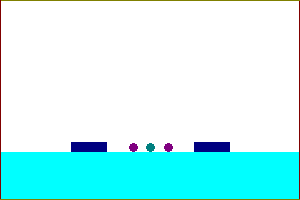
#> input picture Code/Version 1.5.3/test_structure_3.bmp, 300 x 200 px
$ python Poisson_2D_v1_5_3.py
#> lines starting #> are read from the running program, lines starting #| are printed output that depends on the picture
### Code/Version 1.5.3/image_structure_read.py
#!/usr/bin/env python3
# -*- coding: utf-8 -*-
"""
Created on Wed Mar  9 13:13:04 2022

@author: Mohammad Asif Zaman


A program to read an image file (pixel art) and convert it to a numpy matrix


*** All output indices are with respect to unravel meshgrid variables

"""


from __future__ import print_function

import time
import math
import numpy as np
import pylab as py
from PIL import Image
import scipy.sparse as sp                 # import sparse matrix library
from scipy.sparse.linalg import spsolve

py.rcParams.update({'font.size': 20})


def im_str_read(im_file_name = "test_structure_3.bmp"):


#> called with im_file_name = 'test_structure_3.bmp'
    im = Image.open(im_file_name)
#> im is the input picture: PIL image 300x200 P; mean R, G, B 189.8, 248.3, 248.9

    #==============================================================================
    # Define independent variables
    # Nx =  No. of grid points along x direction
    # Ny = No. of grid points along y direction

    Nx,Ny = im.size

    x = np.linspace(-3,3,Nx)        # x variables in 1D
    y = np.linspace(-3,3,Ny)        # y variable in 1D

    # Note that the ranges of x and y are completely arbitrary here. These are local
    # dummy variables here. It's the indices that are important. The indices will
    # be the same for any range of x and y as long as Nx and Ny have the same
    # value.

    #==============================================================================

    #//////////////////////////////////////////////////////////////////////////////
    #//////////////////////////////////////////////////////////////////////////////
    #//////////////////////////////////////////////////////////////////////////////

    #==============================================================================


    X,Y = np.meshgrid(x,y)          # 2D meshgrid
    # 1D indexing
    Xu = X.ravel()                  # Unravel 2D meshgrid to 1D array
    Yu = Y.ravel()

    #==============================================================================

    # *******
    # We are considering 16 color bmp image. So, color values range from 0 to 15
    # For color values less than boundary_region_color_threshold, we consider the
    # region to be a boundary region. If the color value is larger than that, we
    # consider that a solution region. Note that there might be multiple solution region
    # depending on how many color values above boundary_region_color_threshold we have
    # used. These distinct solution regions can be used to define source functions
    # that vary depending on the region.


    boundary_region_color_threshold = 10
    # *******
    #==============================================================================


    strct_map = np.flipud(np.array(im))   # Read the image value. The flipud is necessary to match orientation.
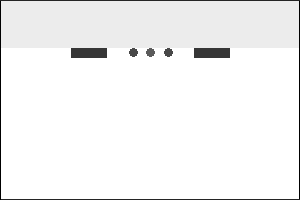
#> strct_map: shape (200, 300); min 1, max 15, mean 14.39; drawn with min black and max white


    strct_map_u = strct_map.ravel()

    regions = np.unique(strct_map_u)
#> regions = [1, 3, 4, 5, 6, 14, 15]
    n_regions = np.size(regions)
#> n_regions = 7
    print('Number of regions identified = %d ' % (n_regions) )
#| Number of regions identified = 7


    # Boundary regions
    # b_regions_indices = []
    b_regions_indices_u = []
    b_regions_size = []

    # Other regions
    # o_regions_indices = []
    o_regions_indices_u = []
    o_regions_size = []


    counter_b = 0
    counter_o = 0


    for m in range(n_regions):

        ind_temp = np.where(strct_map==regions[m])
        ind_u_temp = np.squeeze(np.where(strct_map_u==regions[m]))

        if regions[m] <= boundary_region_color_threshold:  # boundary region
            # b_regions_indices.append(ind_temp)
            b_regions_size.append(len(ind_u_temp))
            b_regions_indices_u.append(ind_u_temp)

        else:
            # o_regions_indices.append(ind_temp)
            o_regions_size.append(len(ind_u_temp))
            o_regions_indices_u.append(ind_u_temp)
#> this loop made 7 passes
#> ind_temp on passes 1 to 7: 397 positions, rows 1 to 199, columns 0 to 299, 599 positions, rows 0 to 199, columns 0 to 299, 720 positions, rows 48 to 57, columns 71 to 229, 122 positions, rows 48 to 56, columns 129 to 172, 61 positions, rows 48 to 56, columns 146 to 154, 14006 positions, rows 1 to 47, columns 1 to 298, 44095 positions, rows 48 to 198, columns 1 to 298
#> after the loop, b_regions_indices_u = 5 items; b_regions_size = [397, 599, 720, 122, 61]; o_regions_indices_u = 2 items; o_regions_size = [14006, 44095]


    # Note that we read all the non-boundary indices distinctly. This would be useful in future if we want to define a complex
    # source function with different value in different non-boundary regions.


    n_b_regions = len(b_regions_size)
#> n_b_regions = 5
    n_o_regions = len(o_regions_size)
#> n_o_regions = 2
    print('Number of boundary regions = %d ' % (n_b_regions) )
#| Number of boundary regions = 5

    # [10 lines of commented-out code are left out]

    return Nx,Ny, b_regions_indices_u, o_regions_indices_u

    # my_scatter(X[ind_boundary2], Y[ind_boundary2],'b','')


### Code/Version 1.5.3/geo_source_definition.py
#!/usr/bin/env python3
# -*- coding: utf-8 -*-
"""
Created on Fri May  6 12:07:40 2022

@author: Mohammad Asif Zaman
"""


from __future__ import print_function


import numpy as np


def geo_src_def(geo_preset):

    #==============================================================================
    # Define independent variables
    Nx = 300                         # No. of grid points along x direction
    Ny = 200                         # No. of grid points along y direction
    x = np.linspace(-6,6,Nx)         # x variables in 1D
    y = np.linspace(-3,3,Ny)         # y variable in 1D
    #==============================================================================


    #================================================================================================================================
    # Dirichlet/Neumann boundary conditions at outerwalls (boundary condition type is defined through boundary operators)
    #================================================================================================================================
    uL = 0
    uR = 0
    uT = 0
    uB = 0
    ub_o = [uL, uR, uT, uB]
    B_type_o = [1,1,2,2]    # Type of outer boundary conditions. 0 = Dirichlet, 1 = Neumann x derivative, 2 = Neumann y derivative
                            # Order element 1 = left, element 2 = right, element 3 = top, element 4 = bottom

    # We have put Neumann boundaries at the outerwalls. This should be fine for most cases.
    #================================================================================================================================


    #================================================================================================================================
    # Variable range and Dirichlet boundary conditions at an inner rectangular region. This depends on the example problem we are
    # trying to solve
    #================================================================================================================================

    # Boundary defintion for the capacitor example
    #==============================================================================
    if geo_preset == 'cap':

        #==============================================================================
        # Define independent variables
        Nx = 300                         # No. of grid points along x direction
        Ny = 200                         # No. of grid points along y direction
        x = np.linspace(-6,6,Nx)         # x variables in 1D
        y = np.linspace(-3,3,Ny)         # y variable in 1D
        #==============================================================================


        ub_i = [2,-2]                      # boundary values at inner region

        xb_i = [[-2, 2],[-2, 2]]           # lower and upper limits of x defining the inner boundary region Format:[ [xlow1,xhigh1], [xlow2,xhigh2], .... ]
        yb_i = [[.5,.6],[-.6, -.5]]        # lower and upper limits of y defining the inner boundary region Format:[ [ylow1,yhigh1], [ylow2,yhigh2], .... ]

        Nb_i = len(ub_i)                   # Number of inner boundary regions
        B_type_i = [0, 0]                  # Type of inner boundary conditions. 0 = Dirichlet, 1 = Neumann x derivative, 2 = Neumann y derivative. Note that setting inner boundaries to Neumann can lead to issues

        # Source function (right hand side vector)
        f = np.zeros(Nx*Ny)
    #==============================================================================


    # Boundary definitions for the diode example
    #==============================================================================
    if geo_preset == 'diode':

        #==============================================================================
        # Define independent variables

        Nx = 300                         # No. of grid points along x direction
        Ny = 200                         # No. of grid points along y direction
        x = np.linspace(-6,6,Nx)         # x variables in 1D
        y = np.linspace(-3,3,Ny)         # y variable in 1D

        X,Y = np.meshgrid(x,y)          # 2D meshgrid

        # 1D indexing
        Xu = X.ravel()                  # Unravel 2D meshgrid to 1D array
        Yu = Y.ravel()

        #==============================================================================

        ub_i = [-2,2]                    # boundary values at inner region

        xb_i = [[-4,-3.8],[3.8,4]]       # lower and upper limits of x defining the inner boundary region Format:[ [xlow1,xhigh1], [xlow2,xhigh2], .... ]
        yb_i = [[-1,1],[-1,1]]           # lower and upper limits of y defining the inner boundary region Format:[ [ylow1,yhigh1], [ylow2,yhigh2], .... ]

        Nb_i = len(ub_i)                 # Number of inner boundary regions
        B_type_i = [0,0]                 # Type of inner boundary conditions. 0 = Dirichlet, 1 = Neumann. Note that setting inner boundaries to Neumann can lead to issues

        # Source term for the diode example
        f = np.zeros(Nx*Ny)

        for m in range(Nx*Ny):
            if np.abs(Xu[m]) < 3.8 and np.abs(Yu[m])<1:
                f[m] = -np.tanh(Xu[m])/np.cosh(Xu[m])

    # [18 lines of commented-out code are left out]

    if geo_preset.find('.bmp') != -1:           # if the problem type is a bmp image file

        #==============================================================================
        # Define independent variables
        from image_structure_read import im_str_read

        Nx,Ny,b_regions_indices, o_regions_indices = im_str_read(geo_preset)
#> Nx = 300; Ny = 200; b_regions_indices = 5 items; o_regions_indices = 2 items

        x = np.linspace(-6,6,Nx)         # x variables in 1D
        y = np.linspace(-3,3,Ny)         # y variable in 1D
        #==============================================================================

        # The outer boundary regions are defined within the inner boundary regions (bmp image has different colors for the outer walls).
        # As such, the outer boundary regions don't need to be defined separately. We keep the lists empty.
        ub_o = []
        B_type_o = []

        # Inner boundary definitions (contains the outer boundaries as well)
        # Note that several adjustments need to be made here depending on the image type:
            # First, the length of the strings must match the number of identified boundary regions
            # Second, the order at which boundary regions were identified need to be taken into account. Otherwise, we won't be able to
            # assign the appropriate boundary at the appropriate regions.
            # For test_structure_3.bmp file, region 0 = left, right outer, region 1 = top, bottom outer, region 2 = two rectangular plates, region 3 = outer two circular regions, region 4 = middle circular region


        Nb_i = len(b_regions_indices)               # Number of boundary regions (inner + outer)
#> Nb_i = 5
        B_type_i = [1, 2, 0, 0, 0]                  # Type of boundary conditions. 0 = Dirichlet, 1 = Neumann x derivative, 2 = Neumann y derivative. Note that setting inner boundaries to Neumann can lead to issues
        ub_i = [0,0,2,-2,1]                         # boundary values


        # Note that we are using these variables for a different purpose. Now, instead of defining rectangular regions for inner boundaries, they contain all the boundary indices and non-boundary indices
        xb_i = b_regions_indices
#> xb_i = 5 items
        yb_i = o_regions_indices
#> yb_i = 2 items


        # Source function (right hand side vector)
        f = np.zeros(Nx*Ny)
    #==============================================================================


    return x,y, ub_o,B_type_o, xb_i,yb_i,ub_i,B_type_i, f

    #==============================================================================


### Code/Version 1.5.3/utilities_definition.py
#!/usr/bin/env python3
# -*- coding: utf-8 -*-
"""
Created on Fri May  6 12:07:40 2022

@author: Mohammad Asif Zaman
"""


from __future__ import print_function


import numpy as np
import pylab as py


# Defining custom plotting functions
def my_contourf(x,y,F,ttl,clrmp = 'inferno'):
    cnt = py.contourf(x,y,F,41,cmap = clrmp)

    # Antialiasing block for exporting figure to pdf later
    for c in cnt.collections:
        c.set_edgecolor("face")

    cbar = py.colorbar()
    py.xlabel(r'$x$',fontsize=26); py.ylabel(r'$y$',fontsize=26);
    # py.title(ttl)
    cbar.set_label(ttl,fontsize=26)
    py.xlim([x[0],x[-1]])
    py.ylim([y[0],y[-1]])
    return 0


def my_scatter(x,y,clr,ttl='',msize = 2):
    py.plot(x,y,'.',markersize=msize,color=clr)
    py.xlabel(r'$x$',fontsize=26); py.ylabel(r'$y$',fontsize = 26); py.title(ttl)
    return 0


def color_distinct():

    # [11 lines of commented-out code are left out]
    clr_set = ['#eaeee0','#e6194B', '#3cb44b', '#ffe119', '#4363d8', '#f58231', '#42d4f4', '#f032e6', '#fabed4', '#469990', '#dcbeff', '#9A6324', '#fffac8', '#800000', '#aaffc3', '#000075', '#a9a9a9', '#ffffff', '#000000']
    #===================================================================================================================

    return clr_set

### Code/Version 1.5.3/diff_matrices.py
# -*- coding: utf-8 -*-
"""
Created on Sat Apr 18 21:11:50 2020

@author: Mohammad Asif Zaman

Differentiaion matrix operators in 1D and 2D
-   First derivatives d/dx, d/dy
-   Second derivatives d2/dx2, d2/dy2

Notes:
        - kron() is different in python compared to MATLAB. The matrix order is reveresed here.
          MATLAB version:
          Dx_2d = sp.kron(Dx_1d,Iy)
          Dy_2d = sp.kron(Ix,Dy_1d)

"""

import scipy.sparse as sp

def Diff_mat_1D(Nx):

    # First derivative
    D_1d = sp.diags([-1, 1], [-1, 1], shape = (Nx,Nx)) # A division by (2*dx) is required later.
    D_1d = sp.lil_matrix(D_1d)
    D_1d[0,[0,1,2]] = [-3, 4, -1]               # this is 2nd order forward difference (2*dx division is required)
    D_1d[Nx-1,[Nx-3, Nx-2, Nx-1]] = [1, -4, 3]  # this is 2nd order backward difference (2*dx division is required)

    # Second derivative
    D2_1d =  sp.diags([1, -2, 1], [-1,0,1], shape = (Nx, Nx)) # division by dx^2 required
    D2_1d = sp.lil_matrix(D2_1d)
    D2_1d[0,[0,1,2,3]] = [2, -5, 4, -1]                    # this is 2nd order forward difference. division by dx^2 required.
    D2_1d[Nx-1,[Nx-4, Nx-3, Nx-2, Nx-1]] = [-1, 4, -5, 2]  # this is 2nd order backward difference. division by dx^2 required.

    return D_1d, D2_1d


def Diff_mat_2D(Nx,Ny):
    # 1D differentiation matrices
    Dx_1d, D2x_1d = Diff_mat_1D(Nx)
    Dy_1d, D2y_1d = Diff_mat_1D(Ny)


    # Sparse identity matrices
    Ix = sp.eye(Nx)
    Iy = sp.eye(Ny)


    # 2D matrix operators from 1D operators using kronecker product
    # First partial derivatives
    Dx_2d = sp.kron(Iy,Dx_1d)
    Dy_2d = sp.kron(Dy_1d,Ix)

    # Second partial derivatives
    D2x_2d = sp.kron(Iy,D2x_1d)
    D2y_2d = sp.kron(D2y_1d,Ix)


    # Return compressed Sparse Row format of the sparse matrices
    return Dx_2d.tocsr(), Dy_2d.tocsr(), D2x_2d.tocsr(), D2y_2d.tocsr()

### Code/Version 1.5.3/Poisson_2D_v1_5_3.py
# -*- coding: utf-8 -*-
"""
Created on Sat Apr 18 13:03:24 2020

@author: Mohammad Asif Zaman

Code for testng differentiation matrix operators

Solves 𝛁²u(x,y) = f(x,y)

May 2, 20200: v1:
    - Dirichlet boundary condition implementation

May 5, 20200: v1_1:
    - Fixed a bug regarding the right-hand function
    - Figure size and font size adjusted

July 15, 2021: v1_2:
    - Added capabilities for defining Dirichlet boundary conditions at internal points

July 16, 2021: v1_3
    -Added Neumann boundary conditions
March 26, 2022: v1_4
    - Added ability to simulate multiple inner boundaries easily
    - Note that defining inner boundaries to Neumann leads to issues
March 26, 2022: v1_4_1
    - Calculated the gradient of the solution, grad(u). |grad(u)| would be the electric field distribution if u is considered the electric potential.
    - Added contour plot and streamplot of the |grad(u)| function
    - Added colorset to plot in custom colors
March 26-30, 2022: v1_4_4
    - Fixed aliasing problem in contour plot export
    -
May 3, 2022: v1_5
    - Generalized the boundary definition process. A separate function file is used to find all the outer and inner boundary indices.
      All boundary quantities are in list form. This makes it easier to implement all the boundary operations in one go (rather than
      treating each boundary separately).

May 6, 2022: v_1_5_2
    - Created geo_source_definition file. Geometry and source definition functions have been moved there
    - Created utilities_definition file. Moved the plotting (and color) definition functions there
"""


from __future__ import print_function

import time
import math
import random
import numpy as np
import pylab as py
import scipy.sparse as sp                 # import sparse matrix library
from scipy.sparse.linalg import spsolve

# Change math font style and general font size
py.rcParams['mathtext.fontset'] = 'stix'
py.rcParams.update({'font.size': 20})


#==============================================================================
# Import functions from other files
#==============================================================================
# import the file where the differentiation matrix operators are defined
from diff_matrices import Diff_mat_1D, Diff_mat_2D


from utilities_definition import my_contourf, my_scatter, color_distinct
from boundary_definition import boundary_regions
from geo_source_definition import geo_src_def


#==============================================================================


#//////////////////////////////////////////////////////////////////////////////
#//////////////////////////////////////////////////////////////////////////////
#//////////////////////////////////////////////////////////////////////////////


#===================================================================================================================
# Call geometry + source function. Call boundary region calculator function.
#===================================================================================================================

clr_set = color_distinct()   # load color set

prb_type = 'test_structure_3.bmp'
# prb_type = 'cap'

x,y, ub_o,B_type_o, xb_i,yb_i,ub_i,B_type_i,f =  geo_src_def(prb_type)
#> x = 300 values from -6 to 6; y = 200 values from -3 to 3; ub_o = []; B_type_o = []; xb_i = 5 items; yb_i = 2 items; ub_i = [0, 0, 2, -2, 1]; B_type_i = [1, 2, 0, 0, 0]


# Boundary definitions
if prb_type.find('.bmp') != -1:           # if the problem type is a bmp image file
    B_ind = xb_i
#> B_ind = 5 items
    B_type = B_type_i
#> B_type = [1, 2, 0, 0, 0]
    B_val = ub_i
#> B_val = [0, 0, 2, -2, 1]
else:                                     # if the problem type is a predefined structure and not a bmp image file
    B_ind, B_type, B_val = boundary_regions(x,y, ub_o,B_type_o, xb_i,yb_i,ub_i,B_type_i)


Nx = len(x)
#> Nx = 300
Ny = len(y)
#> Ny = 200

#===================================================================================================================


dx = x[1] - x[0]                # grid spacing along x direction
#> dx = 0.0401
dy = y[1] - y[0]                # grid spacing along y direction
#> dy = 0.0302

X,Y = np.meshgrid(x,y)          # 2D meshgrid

# 1D indexing
Xu = X.ravel()                  # Unravel 2D meshgrid to 1D array
Yu = Y.ravel()


#================================================================================================
# Loading finite difference matrix operators
#================================================================================================
Dx_2d, Dy_2d, D2x_2d, D2y_2d = Diff_mat_2D(Nx,Ny)   # Calling 2D matrix operators from funciton

#================================================================================================


#//////////////////////////////////////////////////////////////////////////////
#//////////////////////////////////////////////////////////////////////////////
#//////////////////////////////////////////////////////////////////////////////


#==============================================================================
# Plotting geometry and source regions
#==============================================================================

start_time = time.time()

# Find indices, types and value of all boundary regions


N_B = len(B_val)    # Number of different boundary regions. Each region consists of one or more boundary points (usually many many points for a well defined solution grid)
#> N_B = 5

print("Boundary search time = %1.6s" % (time.time()-start_time))


# Plot solution domain (with boundary)
py.close('all')
py.figure(figsize = (9,7))
my_scatter(X,Y,clr_set[0],msize = 4)
#> in my_scatter, `py.plot(x,y,'.',markersize=msize,color=clr)`:
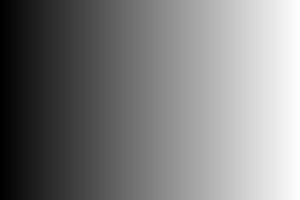
#> x: shape (200, 300) float64; min -6, max 6, mean 1.87e-16; drawn with min black and max white

for m in range(N_B):
    my_scatter(Xu[B_ind[m]], Yu[B_ind[m]],clr_set[N_B-m],msize = 4)

# Plot source function
py.figure(figsize = (9,7))
my_contourf(x,y,f.reshape(Ny,Nx),r'$f\,(x,y)$','RdBu')
#> (the rest of the program and of its run is left out)
